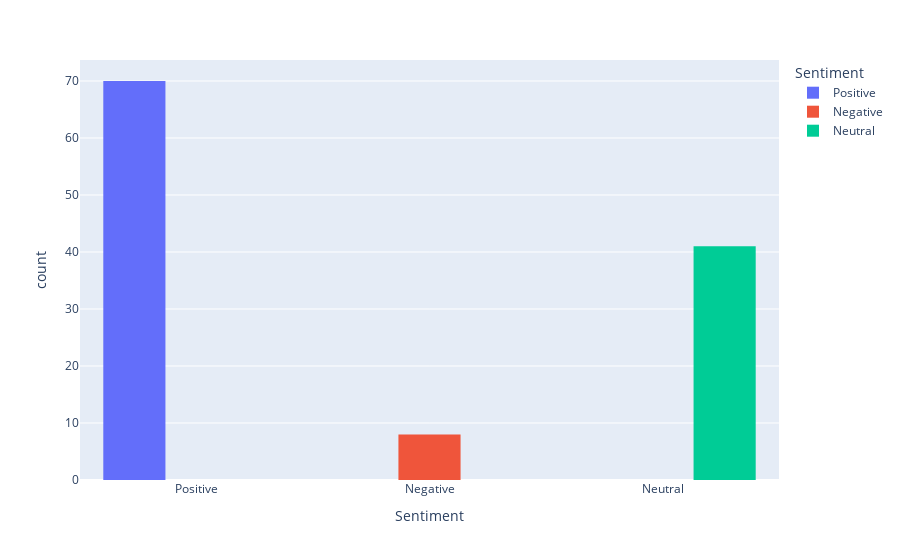
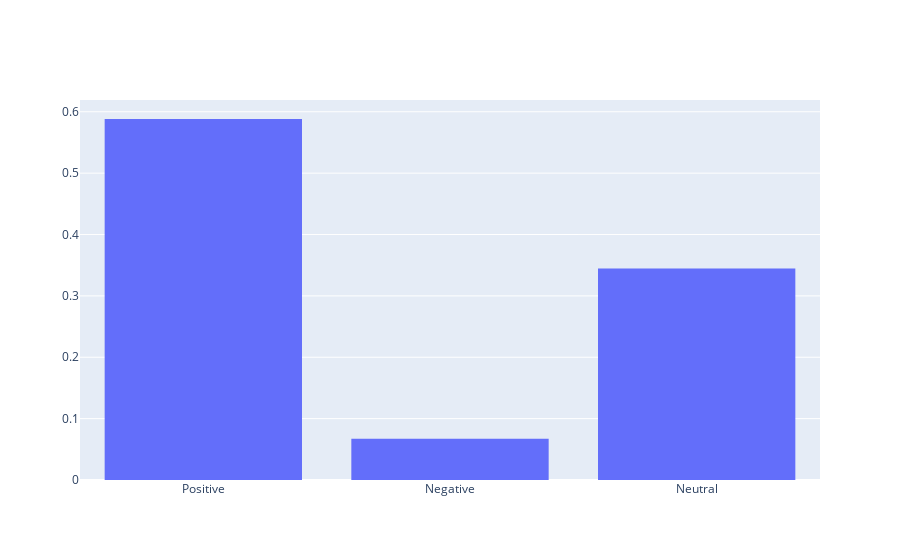

Notebook code cell kept with these figures, in order:
### Code cell
#visualize the sentiment of the text using plotly
fig = px.histogram(df_final , x="Sentiment", color="Sentiment", barmode="group")
fig.show( )
#another histogram
import plotly.graph_objects as go
fig = go.Figure(data=[go.Histogram(x=df_final['Sentiment'], histnorm='probability')])
fig.show()

### Figure 1 — Plotly figure (JSON) as saved in the notebook; plotly's stock layout.template omitted (floating-point values rounded to 4 significant figures)
{"data": [{"alignmentgroup": "True", "bingroup": "x", "hovertemplate": "Sentiment=%{x}<br>count=%{y}<extra></extra>", "legendgroup": "Positive", "marker": {"color": "#636efa", "pattern": {"shape": ""}}, "name": "Positive", "offsetgroup": "Positive", "orientation": "v", "showlegend": true, "type": "histogram", "x": ["Positive", "Positive", "Positive", "Positive", "Positive", "Positive", "Positive", "Positive", "Positive", "Positive", "Positive", "Positive", "Positive", "Positive", "Positive", "Positive", "Positive", "Positive", "Positive", "Positive", "Positive", "Positive", "Positive", "Positive", "Positive", "Positive", "Positive", "Positive", "Positive", "Positive", "Positive", "Positive", "Positive", "Positive", "Positive", "Positive", "Positive", "Positive", "Positive", "Positive", "Positive", "Positive", "Positive", "Positive", "Positive", "Positive", "Positive", "Positive", "Positive", "Positive", "Positive", "Positive", "Positive", "Positive", "Positive", "Positive", "Positive", "Positive", "Positive", "Positive", "Positive", "Positive", "Positive", "Positive", "Positive", "Positive", "Positive", "Positive", "Positive", "Positive"], "xaxis": "x", "yaxis": "y"}, {"alignmentgroup": "True", "bingroup": "x", "hovertemplate": "Sentiment=%{x}<br>count=%{y}<extra></extra>", "legendgroup": "Negative", "marker": {"color": "#EF553B", "pattern": {"shape": ""}}, "name": "Negative", "offsetgroup": "Negative", "orientation": "v", "showlegend": true, "type": "histogram", "x": ["Negative", "Negative", "Negative", "Negative", "Negative", "Negative", "Negative", "Negative"], "xaxis": "x", "yaxis": "y"}, {"alignmentgroup": "True", "bingroup": "x", "hovertemplate": "Sentiment=%{x}<br>count=%{y}<extra></extra>", "legendgroup": "Neutral", "marker": {"color": "#00cc96", "pattern": {"shape": ""}}, "name": "Neutral", "offsetgroup": "Neutral", "orientation": "v", "showlegend": true, "type": "histogram", "x": ["Neutral", "Neutral", "Neutral", "Neutral", "Neutral", "Neutral", "Neutral", "Neutral", "Neutral", "Neutral", "Neutral", "Neutral", "Neutral", "Neutral", "Neutral", "Neutral", "Neutral", "Neutral", "Neutral", "Neutral", "Neutral", "Neutral", "Neutral", "Neutral", "Neutral", "Neutral", "Neutral", "Neutral", "Neutral", "Neutral", "Neutral", "Neutral", "Neutral", "Neutral", "Neutral", "Neutral", "Neutral", "Neutral", "Neutral", "Neutral", "Neutral"], "xaxis": "x", "yaxis": "y"}], "layout": {"barmode": "group", "legend": {"title": {"text": "Sentiment"}, "tracegroupgap": 0}, "margin": {"t": 60}, "xaxis": {"anchor": "y", "categoryarray": ["Positive", "Negative", "Neutral"], "categoryorder": "array", "domain": [0, 1], "title": {"text": "Sentiment"}}, "yaxis": {"anchor": "x", "domain": [0, 1], "title": {"text": "count"}}}}

### Figure 2 — Plotly figure (JSON) as saved in the notebook; plotly's stock layout.template omitted (floating-point values rounded to 4 significant figures)
{"data": [{"histnorm": "probability", "type": "histogram", "x": ["Positive", "Negative", "Positive", "Neutral", "Positive", "Positive", "Positive", "Positive", "Positive", "Positive", "Positive", "Positive", "Positive", "Positive", "Positive", "Positive", "Positive", "Neutral", "Neutral", "Positive", "Negative", "Positive", "Positive", "Positive", "Positive", "Positive", "Positive", "Positive", "Positive", "Positive", "Positive", "Positive", "Positive", "Positive", "Positive", "Positive", "Positive", "Positive", "Neutral", "Positive", "Negative", "Positive", "Negative", "Positive", "Positive", "Positive", "Positive", "Neutral", "Positive", "Positive", "Positive", "Neutral", "Neutral", "Positive", "Positive", "Positive", "Positive", "Positive", "Positive", "Positive", "Negative", "Positive", "Positive", "Positive", "Neutral", "Neutral", "Positive", "Neutral", "Neutral", "Neutral", "Positive", "Positive", "Positive", "Neutral", "Neutral", "Neutral", "Positive", "Positive", "Positive", "Neutral", "Neutral", "Neutral", "Neutral", "Neutral", "Positive", "Positive", "Neutral", "Positive", "Positive", "Negative", "Neutral", "Neutral", "Neutral", "Neutral", "Neutral", "Neutral", "Negative", "Neutral", "Positive", "Positive", "Neutral", "Positive", "Positive", "Neutral", "Neutral", "Neutral", "Positive", "Positive", "Neutral", "Neutral", "Neutral", "Positive", "Neutral", "Neutral", "Neutral", "Neutral", "Neutral", "Negative", "Neutral"]}], "layout": {}}
